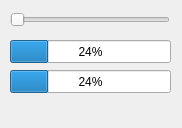
<?xml version="1.0" encoding="UTF-8"?>
<ui version="4.0">
 <class>MainWindow</class>
 <widget class="QMainWindow" name="MainWindow">
  <property name="geometry">
   <rect>
    <x>0</x>
    <y>0</y>
    <width>182</width>
    <height>128</height>
   </rect>
  </property>
  <property name="windowTitle">
   <string>MainWindow</string>
  </property>
  <widget class="QWidget" name="centralWidget">
   <widget class="QProgressBar" name="progressBar">
    <property name="geometry">
     <rect>
      <x>10</x>
      <y>40</y>
      <width>161</width>
      <height>23</height>
     </rect>
    </property>
    <property name="value">
     <number>24</number>
    </property>
   </widget>
   <widget class="QSlider" name="horizontalSlider">
    <property name="geometry">
     <rect>
      <x>10</x>
      <y>10</y>
      <width>160</width>
      <height>19</height>
     </rect>
    </property>
    <property name="orientation">
     <enum>Qt::Horizontal</enum>
    </property>
   </widget>
   <widget class="QProgressBar" name="progressBar_2">
    <property name="geometry">
     <rect>
      <x>10</x>
      <y>70</y>
      <width>161</width>
      <height>23</height>
     </rect>
    </property>
    <property name="value">
     <number>24</number>
    </property>
   </widget>
  </widget>
  <widget class="QMenuBar" name="menuBar">
   <property name="geometry">
    <rect>
     <x>0</x>
     <y>0</y>
     <width>182</width>
     <height>21</height>
    </rect>
   </property>
  </widget>
 </widget>
 <layoutdefault spacing="6" margin="11"/>
 <resources/>
 <connections/>
</ui>
